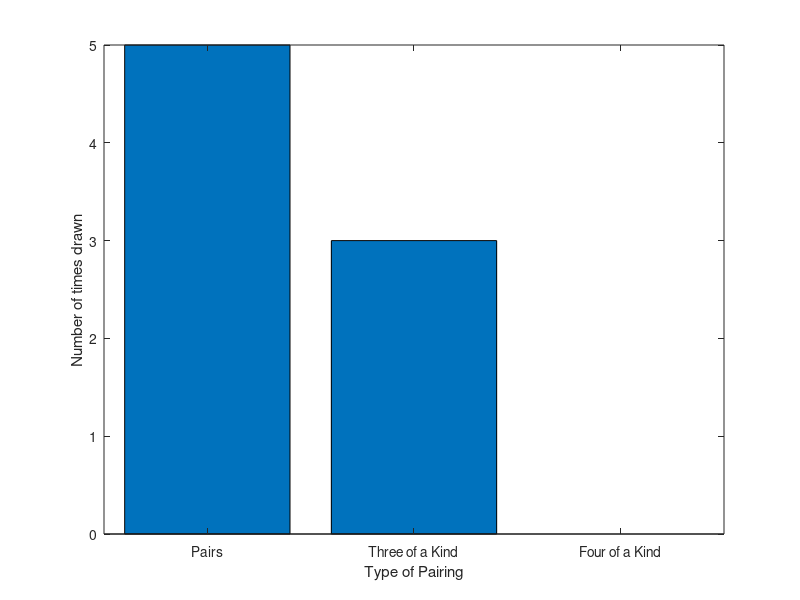

Here is the MATLAB script that generated this plot: (Note: this script raises an error after producing the figure.)
clear
clc


%% Code

% Asks user for draws value (positive only)
draws = input('How many times would you like to draw a hand?');

for i = 1:draws
    hearts = randi(13);
    diamonds = randi(13);
    clubs = randi(13);
    spades = randi(13);
    rfirst = randi(4); %picks first random card
    switch rfirst
        case 1
            first = hearts;
        case 2
            first = diamonds;
        case 3
            first = clubs;
        otherwise
            first = spades;
    end
    rsecond = randi(4); %picks second random card
    switch rsecond
        case 1
            second = hearts;
        case 2
            second = diamonds;
        case 3
            second = clubs;
        otherwise
            second = spades;
    end
    rthird = randi(4); %picks third random card
    switch rthird
        case 1
            third = hearts;
        case 2
            third = diamonds;
        case 3
            third = clubs;
        otherwise
            third = spades;
    end
    rfourth = randi(4); %picks fourth random card
    switch rfourth
        case 1
            fourth = hearts;
        case 2
            fourth = diamonds;
        case 3
            fourth = clubs;
        otherwise
            fourth = spades;
    end
    rfifth = randi(4); %picks fifth random card
    switch rfifth
        case 1
            fifth = hearts;
        case 2
            fifth = diamonds;
        case 3
            fifth = clubs;
        otherwise
            fifth = spades;
    end
    hand = [first, second, third, fourth, fifth];
    disp(hand);

    % The following checks for 4 matching cards
    if first == second && second == third && third == fourth...
       || first == second && second == third && third == fifth...
       || first == second && second == fourth && fourth == fifth...
       || first == third && third == fourth && fourth == fifth...
       || second == third && third == fourth && fourth == fifth
       fourkind = 1;
       threekind = 0;
       twokind = 0;
        
       % This is to account for 3 of a kind AND a pair
    elseif first == second && second == third && fourth == fifth...
            || first == second && second == fourth && third ==fifth...
            || first == second && second == fifth && third == fourth...
            || first == third && third == fourth && second == fifth...
            || first == fourth && fourth == fifth && second == third...
            || first == third && third == fifth && second == fourth...
            || second == third && third == fourth && first == fifth...
            || second == third && third == fifth && first == fourth...
            || second == fourth && fourth == fifth && first == third...
            || third == fourth && fourth == fifth && first == second
                
        threekind = 1;
        twokind = 1;
        fourkind = 0;

    % The following checks for just 3 of a kind afterwards
    elseif first == second && second == third...
            || first == second && second == fourth...
            || first == second && second == fifth...
            || first == third && third == fourth...
            || first == fourth && fourth == fifth...
            || first == third && third == fifth...
            || second == third && third == fourth...
            || second == third && third == fifth...
            || second == fourth && fourth == fifth...
            || third == fourth && fourth == fifth
    threekind = 1;
    fourkind = 0;
    twokind = 0;
    % The following checks for matching pair(s) 
    else    
    twokind = 0;
    threekind = 0;
    fourkind = 0;
    for p = i
    if first == second
        twokind = twokind +1;
    end
    if second == third
        twokind = twokind +1;
    end
    if third == fourth
        twokind = twokind +1;
    end
    if fourth == fifth
        twokind = twokind +1;
    end
    if first == third
        twokind = twokind +1;
    end
    if first == fourth
        twokind = twokind +1;
    end
    if first == fifth
        twokind = twokind +1;
    end
    if second == fourth
        twokind = twokind +1;
    end
    if second == fifth
        twokind = twokind +1;
    end
    if third == fifth
        twokind = twokind +1;
    end
    end
    end
twokindtotal(i) = twokind;
threekindtotal(i) = threekind;
fourkindtotal(i) = fourkind;
end

% Shows user the results of drawing a given number of hands
finalresult = ['You drew ',num2str(sum(twokindtotal)), ' pair(s), ', ...
    num2str(sum(threekindtotal)), ' three of a kind(s), and ', ...
    num2str(sum(fourkindtotal)),' four of a kind(s)!'];

disp(finalresult);

% The following graphs the total types of pairings
y = [sum(twokindtotal),sum(threekindtotal),sum(fourkindtotal)];
data = bar(y);
combos = {'Pairs';'Three of a Kind';'Four of a Kind'};
set(gca, 'xticklabel',combos)
xlabel('Type of Pairing')
ylabel('Number of times drawn')
xtips = data.XEndPoints;
ytips = data.YEndPoints;
labels = string(data.YData);
text(xtips,ytips,labels,'HorizontalAlignment','center','VerticalAlignment','bottom')
